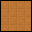

Write the Python code that produced this figure.
from PIL import Image, ImageDraw
import random

def generate_regular_copper_block(output_path="规则铜块.png"):
    # 规则纹理铜块：更整齐的网格图案，减少随机性
    size = 32
    image = Image.new("RGB", (size, size))
    draw = ImageDraw.Draw(image)
    
    # 铜块基础颜色（更统一的色调）
    copper_colors = [
        (184, 115, 51),   # 标准铜色
        (195, 122, 54),   # 亮铜色（用于高光区域）
        (173, 108, 48)    # 暗铜色（用于线条）
    ]
    
    # 1. 填充基础底色（更均匀的基础）
    for x in range(1, size - 1):
        for y in range(1, size - 1):
            # 基础色占比更高，减少随机变化
            if random.random() < 0.8:
                color = copper_colors[0]  # 主要使用标准铜色
            else:
                color = copper_colors[1]  # 少量高光
            
            draw.point((x, y), color)
    
    # 2. 绘制规则网格线条（主要特征）
    grid_size = 8  # 网格大小，控制规则程度
    
    # 横向线条（每grid_size像素一条）
    for y in range(grid_size, size - 1, grid_size):
        for x in range(1, size - 1):
            # 线条连续无断裂，增强规则感
            draw.point((x, y), copper_colors[2])
            # 线条下方添加细微高光，增强立体感
            if y + 1 < size - 1:
                draw.point((x, y + 1), copper_colors[1])
    
    # 纵向线条（每grid_size像素一条）
    for x in range(grid_size, size - 1, grid_size):
        for y in range(1, size - 1):
            # 线条连续无断裂
            draw.point((x, y), copper_colors[2])
            # 线条右侧添加细微高光
            if x + 1 < size - 1:
                draw.point((x + 1, y), copper_colors[1])
    
    # 3. 网格内添加次要纹理（保持规则性）
    sub_grid = grid_size // 2  # 子网格大小
    
    # 子网格线条（更细的辅助线）
    for y in range(sub_grid, size - 1, sub_grid):
        for x in range(1, size - 1):
            # 辅助线更淡且有规律
            if random.random() < 0.3:  # 30%透明度的辅助线
                draw.point((x, y), (
                    copper_colors[2][0] + 10,
                    copper_colors[2][1] + 5,
                    copper_colors[2][2] + 5
                ))
    
    for x in range(sub_grid, size - 1, sub_grid):
        for y in range(1, size - 1):
            if random.random() < 0.3:
                draw.point((x, y), (
                    copper_colors[2][0] + 10,
                    copper_colors[2][1] + 5,
                    copper_colors[2][2] + 5
                ))
    
    # 4. 添加规则分布的高光点（每个网格内固定位置）
    for x in range(grid_size//2, size - 1, grid_size):
        for y in range(grid_size//2, size - 1, grid_size):
            # 每个主网格中心添加高光
            draw.point((x, y), copper_colors[1])
            # 周围4个点也添加高光
            for dx, dy in [(-1, 0), (1, 0), (0, -1), (0, 1)]:
                if 1 <= x + dx < size - 1 and 1 <= y + dy < size - 1:
                    draw.point((x + dx, y + dy), copper_colors[1])
    
    # 5. 绘制1像素黑色边框
    for x in range(size):
        draw.point((x, 0), (0, 0, 0))
        draw.point((x, size - 1), (0, 0, 0))
    
    for y in range(1, size - 1):
        draw.point((0, y), (0, 0, 0))
        draw.point((size - 1, y), (0, 0, 0))
    
    # 保存图片
    image.save(output_path)
    print(f"规则铜块图片已生成：{output_path} (32x32像素)")

if __name__ == "__main__":
    generate_regular_copper_block()
